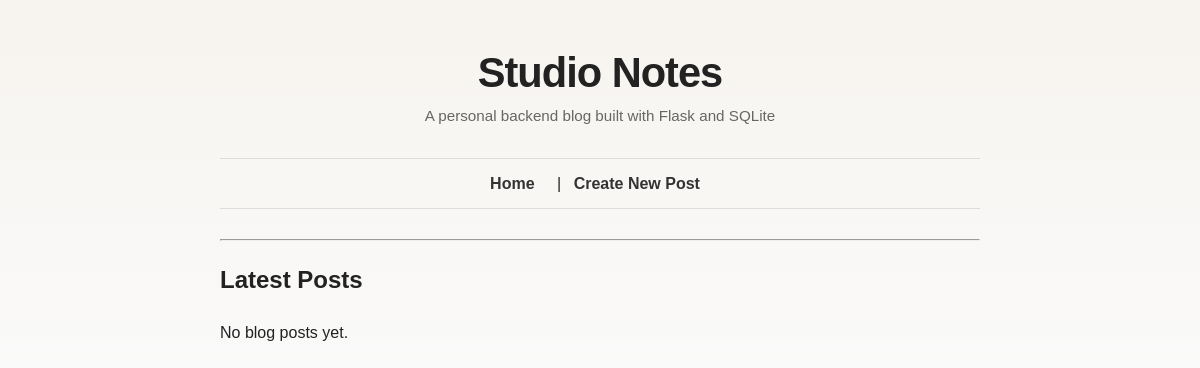
/, run on an earlier commit of the app's database.
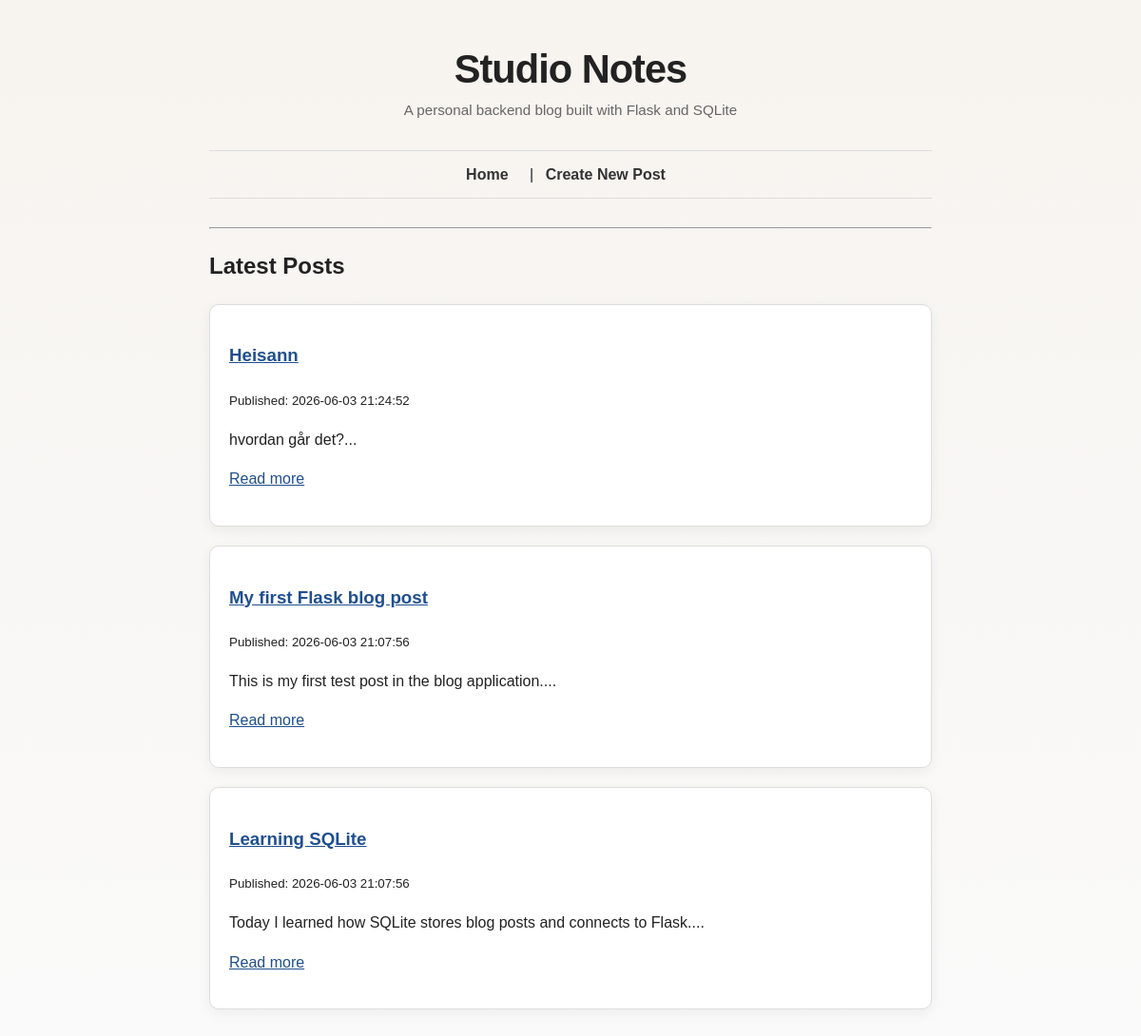
And on a later commit of the database.
### tables this page shows
CREATE TABLE posts (
    id INTEGER PRIMARY KEY AUTOINCREMENT,
    title TEXT NOT NULL,
    body TEXT NOT NULL,
    created_at TEXT NOT NULL DEFAULT CURRENT_TIMESTAMP,
    updated_at TEXT
);

### app.py (the view)
@app.route("/")
def home():
    posts = database.get_all_posts()
    return render_template("index.html", posts=posts)

### database.py (called while the page is built)
def get_db_connection():
    connection = sqlite3.connect(DATABASE)
    connection.row_factory = sqlite3.Row
    return connection

def get_all_posts():
    connection = get_db_connection()
    posts = connection.execute(
        "SELECT * FROM posts ORDER BY created_at DESC"
    ).fetchall()
    connection.close()
    return posts

### templates/index.html
{% extends "layout.html" %}
{% block content %}
<h2>Latest Posts</h2>
{% if posts %}
    {% for post in posts %}
        <article>
            <h3>
                <a href="/posts/{{ post.id }}">{{ post.title }}</a>
            </h3>
            <p><small>Published: {{ post.created_at }}</small></p>
            <p>{{ post.body[:150] }}...</p>
            <p>
                <a href="/posts/{{ post.id }}">Read more</a>
            </p>
        </article>
    {% endfor %}
{% else %}
    <p>No blog posts yet.</p>
{% endif %}
{% endblock %}

What changed in the data, as far as the page shows it:
added posts: title "Heisann", created_at "2026-06-03 21:24:52", body "hvordan går det?"
added posts: title "My first Flask blog post", created_at "2026-06-03 21:07:56", body "This is my first test post in the blog application."
added posts: title "Learning SQLite", created_at "2026-06-03 21:07:56", body "Today I learned how SQLite stores blog posts and connects to Flask."
Also different on the page:
text no longer shown: "No blog posts yet."
